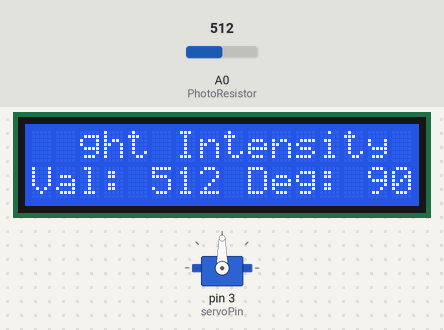
Simulated run of this sketch. Board: Arduino Uno, built with avr-gcc and run on an emulated ATmega328P. Shown: servo, 16×2 character LCD. Inputs (shaded band) come from the test bench; at power-on: A0 (PhotoResistor) = 512.

Above: at 1.2 s.
1.3 s: A0 (PhotoResistor) set to 553
At 11.1 s:
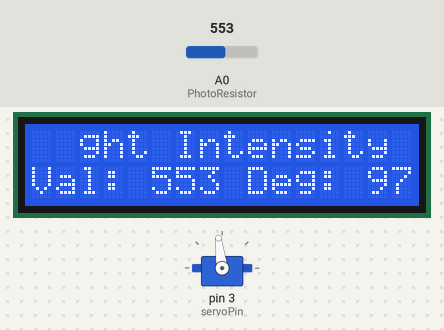
11.5 s: A0 (PhotoResistor) set to 587
At 21.2 s:
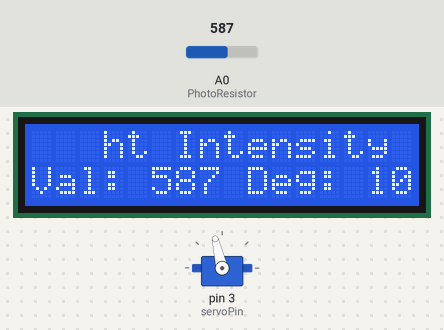
21.5 s: A0 (PhotoResistor) set to 986
At 30.4 s:
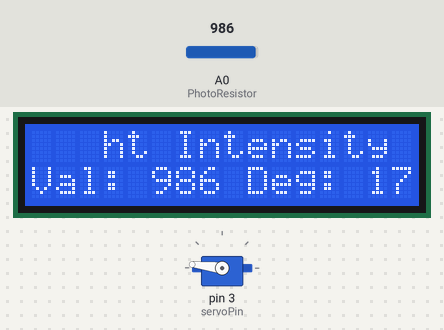
31.5 s: A0 (PhotoResistor) set to 1009
At 40.6 s:
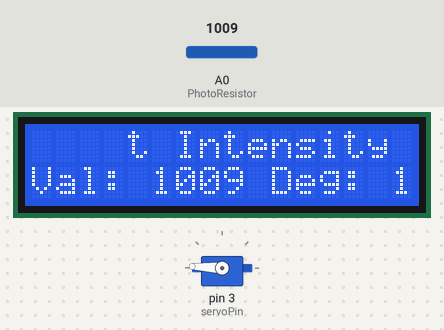
41.5 s: A0 (PhotoResistor) set to 1023
At 50.9 s:
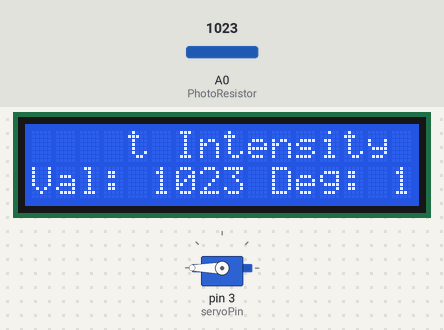
51.6 s: A0 (PhotoResistor) set to 900
At 61.1 s:
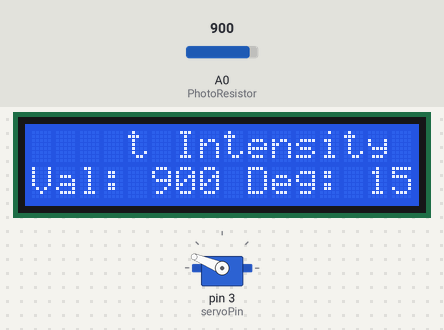
Timing chart, 0 to 62.6 s (numbered marks = the images above; inputs shaded):
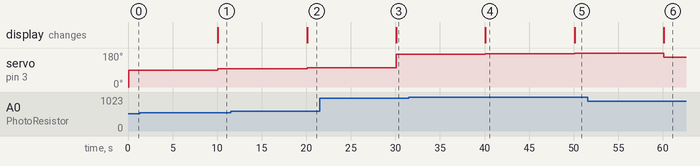

The sketch:

Photoresistor.ino
```cpp
#include <LiquidCrystal.h>
const int rs = 5, en = 6, d4 = 9, d5 = 10, d6 = 11, d7 = 12;
LiquidCrystal lcd(rs, en, d4, d5, d6, d7);

#include <Servo.h>
#define servoPin 3
Servo myservo;
int pos = 0;

#define PhotoResistor A0
int light;


void setup() {
  // set up the LCD's number of columns and rows:
  myservo.attach(servoPin);
  myservo.write(pos);
  lcd.begin(16, 2);
  lcd.clear();
  lcd.print("Light Intensity");
}

void loop() {
  light = analogRead(PhotoResistor);
  pos = map(light,0,1023,0,180);
  myservo.write(pos);


  lcd.setCursor(0,1);
  lcd.print("Val: ");
  lcd.print(light);
  lcd.print(" Deg: ");
  lcd.print(pos);
  lcd.print("                          ");
  delay(10000);

}
```

Measured:
- the behaviour switches between 568 and 569 on A0 (PhotoResistor) (found by bisection; images 1 and 2)
- the behaviour switches between 999 and 1000 on A0 (PhotoResistor) (found by bisection; images 3 and 4)
- after the input at 1.3 s, servo on pin 3 (servoPin): 90° → 97° after 8.8 s; the display: changes after 8.8 s (image 1)
- after the input at 11.5 s, servo on pin 3 (servoPin): 97° → 103° after 8.6 s; the display: changes after 8.6 s (image 2)
- after the input at 21.5 s, servo on pin 3 (servoPin): 103° → 173° after 8.6 s; the display: changes after 8.6 s (image 3)
- after the input at 31.5 s, servo on pin 3 (servoPin): 173° → 177° after 8.6 s; the display: changes after 8.6 s (image 4)
- after the input at 41.5 s, servo on pin 3 (servoPin): 177° → 180° after 8.6 s; the display: changes after 8.6 s (image 5)
- after the input at 51.6 s, servo on pin 3 (servoPin): 180° → 158° after 8.5 s; the display: changes after 8.5 s (image 6)
